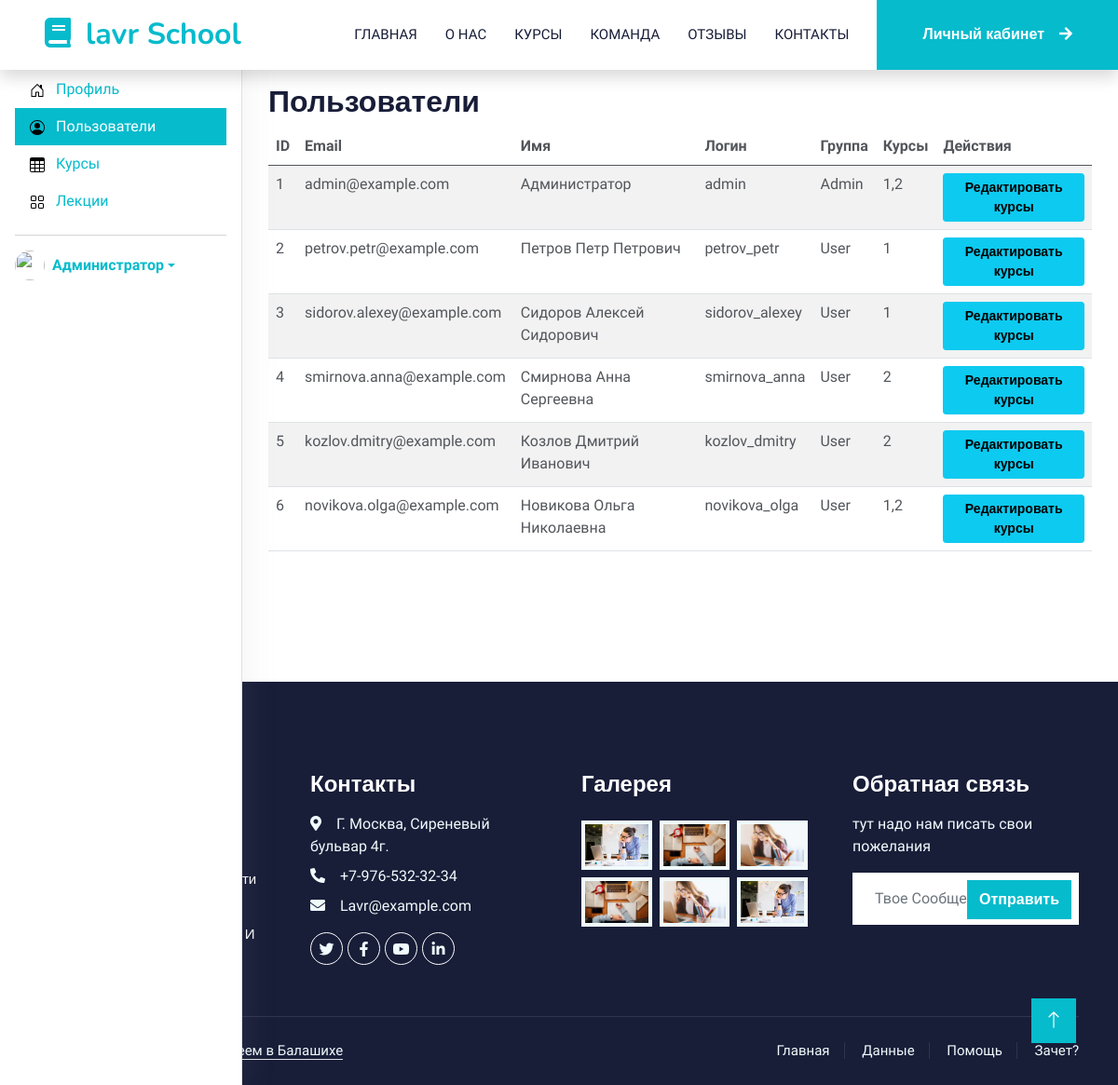
/client/?page=users (signed in), run on the app's committed database.
### tables this page shows
CREATE TABLE IF NOT EXISTS users (
	id INT AUTO_INCREMENT PRIMARY KEY,
	mail VARCHAR(255) NOT NULL,
	name VARCHAR(255) NOT NULL,
	login VARCHAR(255) NOT NULL,
	password VARCHAR(32) NOT NULL,  
	`group` INT NOT NULL,
	courses TEXT
);

### client/users.php (the view, shortened to what this page needs)
<?
require_once '../db.php';
$users = $pdo->query('SELECT * FROM users')->fetchAll();
?>
<h2>Пользователи</h2>
<table class="table table-striped">
	<thead>
		<tr>
			<th>ID</th>
			<th>Email</th>
			<th>Имя</th>
			<th>Логин</th>
			<th>Группа</th>
			<th>Курсы</th>
			<th>Действия</th>
		</tr>
	</thead>
	<tbody>
		<?php foreach ($users as $user): ?>
			<tr>
				<td><?php echo htmlspecialchars($user['id']); ?></td>
				<td><?php echo htmlspecialchars($user['mail']); ?></td>
				<td><?php echo htmlspecialchars($user['name']); ?></td>
				<td><?php echo htmlspecialchars($user['login']); ?></td>
				<td><?php echo htmlspecialchars($user['group'] == 1 ? 'Admin' : 'User'); ?></td>
				<td><?php echo htmlspecialchars($user['courses']); ?></td>
				<td>
					<button type="button" class="btn btn-info btn-sm" data-bs-toggle="modal" data-bs-target="#editUserModal<?php echo $user['id']; ?>">Редактировать курсы</button>
				</td>
			</tr>
		<?php endforeach; ?>
	</tbody>
</table>

### header.php (shortened to what this page needs)
<?php
function isActive($url) {
    return $_SERVER['REQUEST_URI'] == $url ? 'active' : '';
}
?>
<!DOCTYPE html>
<html lang="ru">
<head>
    <link href="https://cdnjs.cloudflare.com/ajax/libs/font-awesome/5.10.0/css/all.min.css" rel="stylesheet">
    <link href="https://cdn.jsdelivr.net/npm/bootstrap-icons@1.4.1/font/bootstrap-icons.css" rel="stylesheet">
    <link href="/assets/lib/animate/animate.min.css" rel="stylesheet">
    <link href="/assets/lib/owlcarousel/assets/owl.carousel.min.css" rel="stylesheet">
    <link href="/assets/css/bootstrap.min.css" rel="stylesheet">
    <link href="/assets/css/style.css" rel="stylesheet">
</head>
<body>
    <nav class="navbar navbar-expand-lg bg-white navbar-light shadow sticky-top p-0">
        <a href="/" class="navbar-brand d-flex align-items-center px-4 px-lg-5">
            <h2 class="m-0 text-primary"><i class="fa fa-book me-3"></i>lavr School</h2>
        </a>
        <div class="collapse navbar-collapse" id="navbarCollapse">
            <div class="navbar-nav ms-auto p-4 p-lg-0">
                <a href="/" class="nav-item nav-link <?php echo isActive('/'); ?>">Главная</a>
                <a href="/about/" class="nav-item nav-link <?php echo isActive('/about/'); ?>">О нас</a>
                <a href="/courses/" class="nav-item nav-link <?php echo isActive('/courses/'); ?>">Курсы</a>
                <a href="/team/" class="nav-item nav-link <?php echo isActive('/team/'); ?>">Команда</a>
                <a href="/testimonial/" class="nav-item nav-link <?php echo isActive('/testimonial/'); ?>">Отзывы</a>
                <a href="/contact/" class="nav-item nav-link <?php echo isActive('/contact/'); ?>">Контакты</a>
            </div>
            <a href="/client/" class="btn btn-primary py-4 px-lg-5 d-none d-lg-block <?php echo isActive('/lk/'); ?>">Личный кабинет<i class="fa fa-arrow-right ms-3"></i></a>
        </div>
    </nav>
    <main>

### client/index.php (shortened to what this page needs)
<?php
include '../header.php';
if (!isset($_SESSION['user'])) : ?>
<div class="container-fluid bg-primary py-5 mb-5 page-header">
    <div class="container py-5">
        <div class="row justify-content-center">
            <div class="col-lg-10 text-center">
                <h1 class="display-3 text-white animated slideInDown">Личный кабинет</h1>
                <nav aria-label="breadcrumb">
                    <ol class="breadcrumb justify-content-center">
                        <li class="breadcrumb-item"><a class="text-white" href="/">Главная</a></li>
                        <li class="breadcrumb-item text-white active" aria-current="page">Личный кабинет</li>
                    </ol>
                </nav>
            </div>
        </div>
    </div>
</div>
<div class="container-xxl py-5">
    <div class="container">
        <div class="row g-4">
            <div class="col-md-6">
                <h3>Вход</h3>
                <form id="loginForm">
                    <div class="mb-3">
                        <label for="loginInput" class="form-label">Email или Логин</label>
                        <input type="text" class="form-control" id="loginInput" required>
                    </div>
                    <div class="mb-3">
                        <label for="loginPassword" class="form-label">Пароль</label>
                        <input type="password" class="form-control" id="loginPassword" required>
                    </div>
                    <button type="submit" class="btn btn-primary">Войти</button>
                    <div id="loginMessage" class="mt-3"></div>
                </form>
            </div>
            <div class="col-md-6">
                <h3>Регистрация</h3>
                <form id="registerForm">
                    <div class="mb-3">
                        <label for="registerName" class="form-label">Имя</label>
                        <input type="text" class="form-control" id="registerName" required>
                    </div>
                    <div class="mb-3">
                        <label for="registerEmail" class="form-label">Email</label>
                        <input type="email" class="form-control" id="registerEmail" required>
                    </div>
                    <div class="mb-3">
                        <label for="registerLogin" class="form-label">Логин</label>
                        <input type="text" class="form-control" id="registerLogin" required>
                    </div>
                    <div class="mb-3">
                        <label for="registerPassword" class="form-label">Пароль</label>
                        <input type="password" class="form-control" id="registerPassword" required>
                    </div>
                    <button type="submit" class="btn btn-primary">Зарегистрироваться</button>
                    <div id="registerMessage" class="mt-3"></div>
                </form>
            </div>
        </div>
    </div>
</div>
<? else :
    $user = $_SESSION['user'];
    include 'sidebar.php';
?>
<div class="content-page">
	<div class="content">
		<div class="container-fluid p-3">
			<?php
				$page = $_GET['page'] ?? 'profile';
				include $page . '.php';
			?>
		</div>
	</div>
</div>
<? endif; ?>
<?php include '../footer.php';?>

### client/sidebar.php (shortened to what this page needs)
<div class="leftside-menu menuitem-active">
	<div class="d-flex flex-column flex-shrink-0 p-3 bg-body-tertiary">
		<ul class="nav nav-pills flex-column mb-auto">
			<li class="nav-item">
				<a href="/client/" class="nav-link <?php echo isActive('/client/'); ?>" aria-current="page">
					<svg class="bi pe-none me-2" width="16" height="16"><use xlink:href="#home"></use></svg>
					Профиль
				</a>
			</li>
			<?php if ($user['group'] == 1):  ?>
				<li>
					<a href="/client/?page=users" class="nav-link <?php echo isActive('/client/?page=users'); ?>">
						<svg class="bi pe-none me-2" width="16" height="16"><use xlink:href="#people-circle"></use></svg>
						Пользователи
					</a>
				</li>
				<li>
					<a href="/client/?page=courses" class="nav-link <?php echo isActive('/client/?page=courses'); ?>">
						<svg class="bi pe-none me-2" width="16" height="16"><use xlink:href="#table"></use></svg>
						Курсы
					</a>
				</li>
			<?php endif; ?>
			<li>
				<a href="/client/?page=lessons" class="nav-link <?php echo isActive('/client/?page=lessons'); ?>">
					<svg class="bi pe-none me-2" width="16" height="16"><use xlink:href="#grid"></use></svg>
					Лекции
				</a>
			</li>
		</ul>
		<hr>
		<div class="dropdown">
			<a href="#" class="d-flex align-items-center link-body-emphasis text-decoration-none dropdown-toggle" data-bs-toggle="dropdown" aria-expanded="false">
				<img src="https://github.com/mdo.png" alt="" width="32" height="32" class="rounded-circle me-2">
				<strong class="text-wrap"><?php echo htmlspecialchars($user['name']); ?></strong>
			</a>
		</div>
	</div>
</div>

### footer.php (shortened to what this page needs)
    </main>
    <footer class="container-fluid bg-dark text-light footer pt-5 mt-5 wow fadeIn" data-wow-delay="0.1s">
        <div class="container py-5">
            <div class="row g-5">
                <div class="col-lg-3 col-md-6">
                    <h4 class="text-white mb-3">Быстрый Путь</h4>
                    <a class="btn btn-link" href="">О нас</a>
                    <a class="btn btn-link" href="">Связаться с нами</a>
                    <a class="btn btn-link" href="">Политика конфидециальности</a>
                    <a class="btn btn-link" href="">Правила и условия</a>
                    <a class="btn btn-link" href="">Часто задаваемые вопросы и поддержка</a>
                </div>
                <div class="col-lg-3 col-md-6">
                    <h4 class="text-white mb-3">Контакты</h4>
                    <p class="mb-2"><i class="fa fa-map-marker-alt me-3"></i>Г. Москва, Сиреневый бульвар 4г.</p>
                    <p class="mb-2"><i class="fa fa-phone-alt me-3"></i>+7-976-532-32-34</p>
                    <p class="mb-2"><i class="fa fa-envelope me-3"></i>Lavr@example.com</p>
                    <div class="d-flex pt-2">
                        <a class="btn btn-outline-light btn-social" href=""><i class="fab fa-twitter"></i></a>
                        <a class="btn btn-outline-light btn-social" href=""><i class="fab fa-facebook-f"></i></a>
                        <a class="btn btn-outline-light btn-social" href=""><i class="fab fa-youtube"></i></a>
                        <a class="btn btn-outline-light btn-social" href=""><i class="fab fa-linkedin-in"></i></a>
                    </div>
                </div>
                <div class="col-lg-3 col-md-6">
                    <h4 class="text-white mb-3">Галерея</h4>
                    <div class="row g-2 pt-2">
                        <div class="col-4">
                            <img class="img-fluid bg-light p-1" src="/assets/img/course-1.jpg" alt="">
                        </div>
                        <div class="col-4">
                            <img class="img-fluid bg-light p-1" src="/assets/img/course-2.jpg" alt="">
                        </div>
                        <div class="col-4">
                            <img class="img-fluid bg-light p-1" src="/assets/img/course-3.jpg" alt="">
                        </div>
                        <div class="col-4">
                            <img class="img-fluid bg-light p-1" src="/assets/img/course-2.jpg" alt="">
                        </div>
                        <div class="col-4">
                            <img class="img-fluid bg-light p-1" src="/assets/img/course-3.jpg" alt="">
                        </div>
                        <div class="col-4">
                            <img class="img-fluid bg-light p-1" src="/assets/img/course-1.jpg" alt="">
                        </div>
                    </div>
                </div>
                <div class="col-lg-3 col-md-6">
                    <h4 class="text-white mb-3">Обратная связь</h4>
                    <p>тут надо нам писать свои пожелания </p>
                    <div class="position-relative mx-auto" style="max-width: 400px;">
                        <input class="form-control border-0 w-100 py-3 ps-4 pe-5" type="text" placeholder="Твое Сообщение">
                        <button type="button" class="btn btn-primary py-2 position-absolute top-0 end-0 mt-2 me-2">Отправить</button>
                    </div>
                </div>
            </div>
        </div>
        <div class="container">
            <div class="copyright">
                <div class="row">
                    <div class="col-md-6 text-center text-md-start mb-3 mb-md-0">
                        &copy; <a class="border-bottom" href="#">Сделано Лавришиным Сергеем в Балашихе</a>
                    </div>
                    <div class="col-md-6 text-center text-md-end">
                        <div class="footer-menu">
                            <a href="">Главная</a>
                            <a href="">Данные</a>
                            <a href="">Помощь</a>
                            <a href="">Зачет?</a>
                        </div>
                    </div>
                </div>
            </div>
        </div>
    </footer>
    <a href="#" class="btn btn-lg btn-primary btn-lg-square back-to-top"><i class="bi bi-arrow-up"></i></a>
</body>
</html>

### assets/css/style.css (style rules this page uses)
:root { --primary: #06BBCC; --light: #F0FBFC; --dark: #181d38; }
.back-to-top { position: fixed; display: none; right: 45px; bottom: 45px; z-index: 99; }
.btn { font-family: 'Nunito', sans-serif; font-weight: 600; transition: .5s; }
.btn.btn-primary, .btn.btn-secondary { color: #FFFFFF; }
.btn-lg-square { width: 48px; height: 48px; }
.btn-square, .btn-sm-square, .btn-lg-square { padding: 0; display: flex; align-items: center; justify-content: center; font-weight: normal; border-radius: 0px; }
.navbar-light .navbar-nav .nav-link { margin-right: 30px; padding: 25px 0; color: #FFFFFF; font-size: 15px; text-transform: uppercase; outline: none; }
.navbar-light .navbar-brand, .navbar-light a.btn { height: 75px; }
.navbar-light .navbar-nav .nav-link { color: var(--dark); font-weight: 500; }
.navbar-light.sticky-top { top: -100px; transition: .5s; }
.footer .btn.btn-social { margin-right: 5px; width: 35px; height: 35px; display: flex; align-items: center; justify-content: center; color: var(--light); font-weight: normal; border: 1px solid #FFFFFF; border-radius: 35px; transition: .3s; }
.footer .btn.btn-link { display: block; margin-bottom: 5px; padding: 0; text-align: left; color: #FFFFFF; font-size: 15px; font-weight: normal; text-transform: capitalize; transition: .3s; }
.footer .btn.btn-link::before { position: relative; content: "\f105"; font-family: "Font Awesome 5 Free"; font-weight: 900; margin-right: 10px; }
.footer .copyright { padding: 25px 0; font-size: 15px; border-top: 1px solid rgba(256, 256, 256, .1); }
.footer .copyright a { color: var(--light); }
.footer .footer-menu a { margin-right: 15px; padding-right: 15px; border-right: 1px solid rgba(255, 255, 255, .1); }
.footer .footer-menu a:last-child { margin-right: 0; padding-right: 0; border-right: none; }
.leftside-menu { z-index: 1000; bottom: 0; top: 0; position: fixed; width: 260px; min-width: 260px; padding-bottom: calc(60px + 0.75rem); padding-top: 60px; background: white; box-shadow: 0px 0px 35px 0px rgba(154, 161, 171, 0.15); border-right: 1px solid #dee2e6; transition: all .25s ease-in-out; }
.content-page { position: relative; margin-left: 260px; min-height: calc(100vh - 555px); padding: 0 0.75rem 60px; transition: all .25s ease-in-out; }

### data on the page
users: id "1", mail "admin@example.com", name "Администратор", login "admin", group "Admin", courses "1,2"
users: id "2", mail "petrov.petr@example.com", name "Петров Петр Петрович", login "petrov_petr", group "User", courses "1"
users: id "3", mail "sidorov.alexey@example.com", name "Сидоров Алексей Сидорович", login "sidorov_alexey", group "User", courses "1"
users: id "4", mail "smirnova.anna@example.com", name "Смирнова Анна Сергеевна", login "smirnova_anna", group "User", courses "2"
users: id "5", mail "kozlov.dmitry@example.com", name "Козлов Дмитрий Иванович", login "kozlov_dmitry", group "User", courses "2"
users: id "6", mail "novikova.olga@example.com", name "Новикова Ольга Николаевна", login "novikova_olga", group "User", courses "1,2"

### other printed values
$user['name'] "Администратор"
